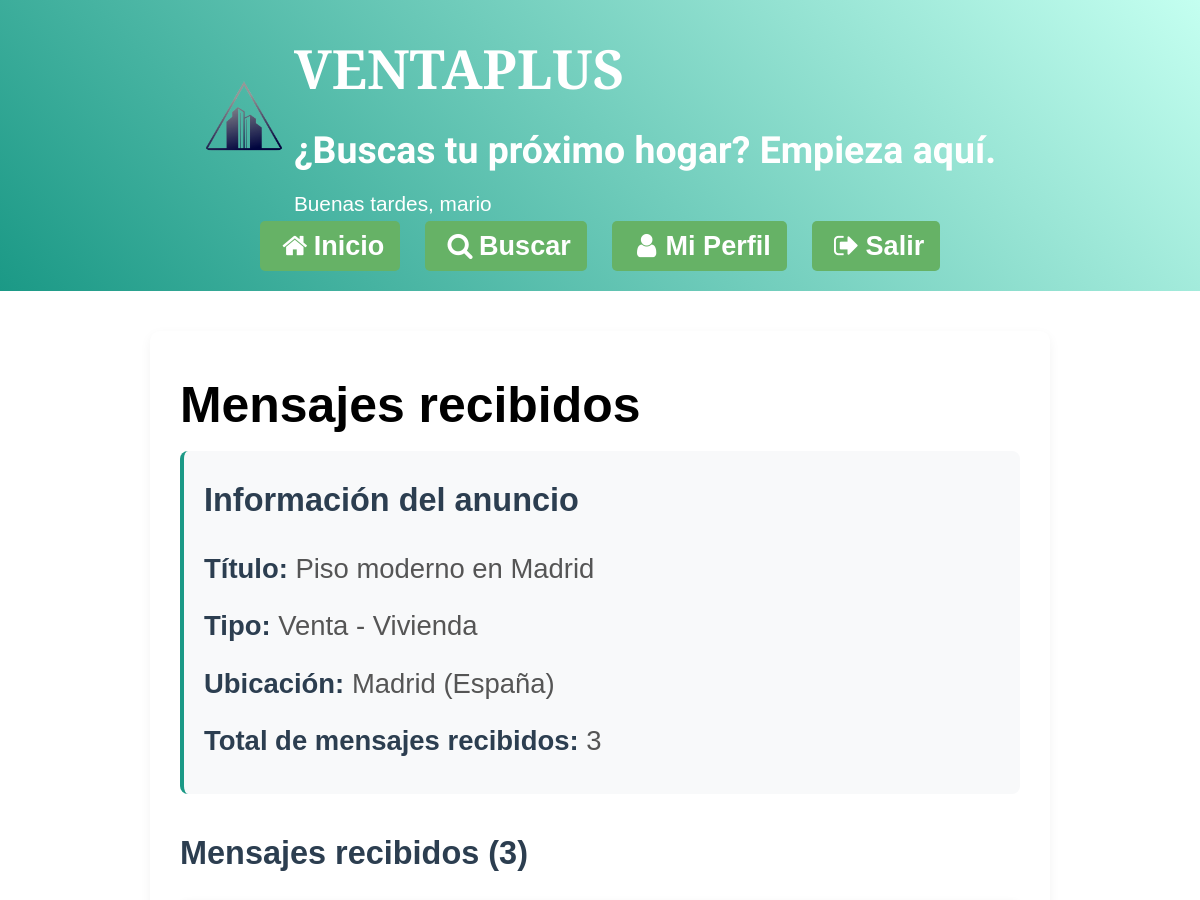
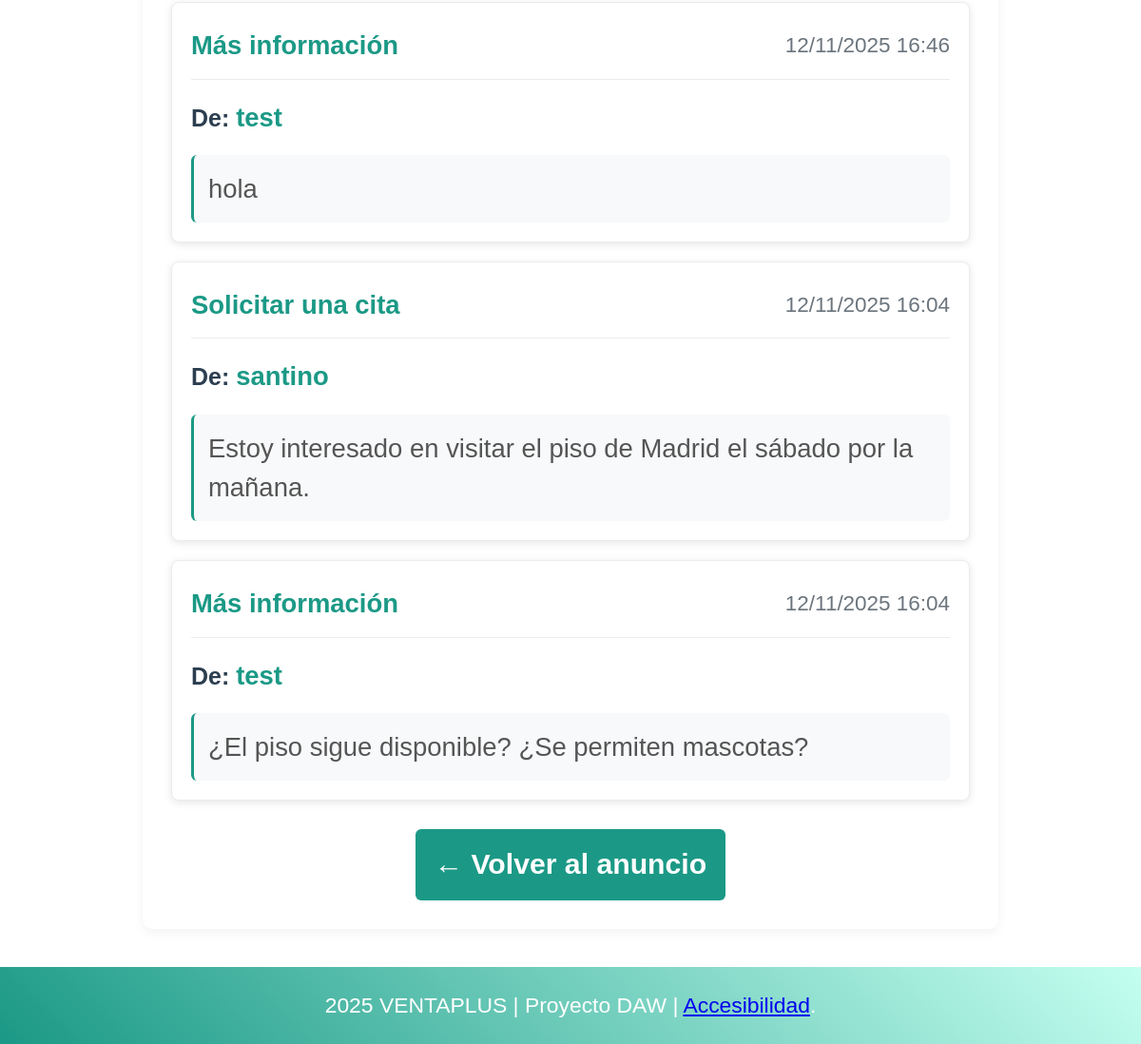
Screenshot of /mensajes_anuncio.php?id=1 (signed in) with the database file from the repository (2 pictures, top to bottom).
### tables this page shows
CREATE TABLE `anuncios` (
  `IdAnuncio` int(11) NOT NULL,
  `TAnuncio` smallint(6) DEFAULT NULL,
  `TVivienda` smallint(6) DEFAULT NULL,
  `FPrincipal` varchar(100) DEFAULT NULL,
  `Alternativo` varchar(255) NOT NULL,
  `Titulo` varchar(255) NOT NULL,
  `Precio` decimal(10,2) DEFAULT NULL,
  `Texto` text DEFAULT NULL,
  `Ciudad` varchar(100) DEFAULT NULL,
  `Pais` int(11) DEFAULT NULL,
  `Superficie` decimal(8,2) DEFAULT NULL,
  `NHabitaciones` int(11) DEFAULT NULL,
  `NBanyos` int(11) DEFAULT NULL,
  `Planta` int(11) DEFAULT NULL,
  `Anyo` int(11) DEFAULT NULL,
  `FRegistro` timestamp NOT NULL DEFAULT current_timestamp(),
  `Usuario` int(11) DEFAULT NULL
);

CREATE TABLE `tiposanuncios` (
  `IdTAnuncio` smallint(6) NOT NULL,
  `NomTAnuncio` varchar(50) NOT NULL
);

CREATE TABLE `tiposviviendas` (
  `IdTVivienda` smallint(6) NOT NULL,
  `NomTVivienda` varchar(50) NOT NULL
);

CREATE TABLE `paises` (
  `IdPais` int(11) NOT NULL,
  `NomPais` varchar(100) NOT NULL
);

CREATE TABLE `mensajes` (
  `IdMensaje` int(11) NOT NULL,
  `TMensaje` smallint(6) DEFAULT NULL,
  `Texto` text DEFAULT NULL,
  `Anuncio` int(11) DEFAULT NULL,
  `UsuOrigen` int(11) DEFAULT NULL,
  `UsuDestino` int(11) DEFAULT NULL,
  `FRegistro` timestamp NOT NULL DEFAULT current_timestamp()
);

CREATE TABLE `tiposmensajes` (
  `IdTMensaje` smallint(6) NOT NULL,
  `NomTMensaje` varchar(100) NOT NULL
);

CREATE TABLE `usuarios` (
  `IdUsuario` int(11) NOT NULL,
  `NomUsuario` varchar(15) NOT NULL,
  `Clave` varchar(255) NOT NULL,
  `Email` varchar(254) NOT NULL,
  `Sexo` smallint(6) DEFAULT NULL,
  `FNacimiento` date DEFAULT NULL,
  `Ciudad` varchar(100) DEFAULT NULL,
  `Pais` int(11) DEFAULT NULL,
  `Foto` varchar(100) DEFAULT NULL,
  `FRegistro` timestamp NOT NULL DEFAULT current_timestamp(),
  `Estilo` int(11) DEFAULT NULL
);

### mensajes_anuncio.php (the view, shortened to what this page needs)
<?php
$id_anuncio = $_GET['id'] ?? 0;
$id_anuncio = (int)$id_anuncio;
$db = conectarDB();
$anuncio = null;
$mensajes = [];
$total_mensajes = 0;
if ($db && isset($_SESSION['usuario_id'])) {
    $usuario_id = $_SESSION['usuario_id'];
    $sql_anuncio = "SELECT a.IdAnuncio, a.Titulo, a.TAnuncio, a.TVivienda, a.Ciudad,
                           p.NomPais, ta.NomTAnuncio, tv.NomTVivienda
                    FROM ANUNCIOS a
                    LEFT JOIN PAISES p ON a.Pais = p.IdPais
                    LEFT JOIN TIPOSANUNCIOS ta ON a.TAnuncio = ta.IdTAnuncio
                    LEFT JOIN TIPOSVIVIENDAS tv ON a.TVivienda = tv.IdTVivienda
                    WHERE a.IdAnuncio = ? AND a.Usuario = ?";
    $stmt_anuncio = $db->prepare($sql_anuncio);
    $stmt_anuncio->bind_param("ii", $id_anuncio, $usuario_id);
    $stmt_anuncio->execute();
    $resultado_anuncio = $stmt_anuncio->get_result();
    if ($resultado_anuncio && $resultado_anuncio->num_rows > 0) {
        $anuncio = $resultado_anuncio->fetch_assoc();
    }
    if ($anuncio) {
        $sql_mensajes = "SELECT m.*, u.NomUsuario as Remitente, tm.NomTMensaje as TipoMensaje
                         FROM MENSAJES m
                         LEFT JOIN USUARIOS u ON m.UsuOrigen = u.IdUsuario
                         LEFT JOIN TIPOSMENSAJES tm ON m.TMensaje = tm.IdTMensaje
                         WHERE m.Anuncio = ?
                         ORDER BY m.FRegistro DESC";
        $stmt_mensajes = $db->prepare($sql_mensajes);
        $stmt_mensajes->bind_param("i", $id_anuncio);
        $stmt_mensajes->execute();
        $resultado_mensajes = $stmt_mensajes->get_result();
        if ($resultado_mensajes) {
            $mensajes = $resultado_mensajes->fetch_all(MYSQLI_ASSOC);
            $total_mensajes = count($mensajes);
        }
    }
}
?>
<!DOCTYPE html>
<html lang="es">
<head>
    <?php require('estilos.php'); ?>
    <link rel="stylesheet" href="css/mensajes_anuncio.css">
    <link rel="stylesheet" type="text/css" href="css/print.css" media="print">
</head>
<body>
    <?php require('cabecera.php'); ?>
    <main>
        <h2>Mensajes recibidos</h2>
        <section class="info-anuncio">
            <h3>Información del anuncio</h3>
            <p><strong>Título:</strong> <?php echo $anuncio['Titulo']; ?></p>
            <p><strong>Tipo:</strong> <?php echo $anuncio['NomTAnuncio']; ?> - <?php echo $anuncio['NomTVivienda']; ?></p>
            <p><strong>Ubicación:</strong> <?php echo $anuncio['Ciudad']; ?> (<?php echo $anuncio['NomPais']; ?>)</p>
            <p><strong>Total de mensajes recibidos:</strong> <?php echo $total_mensajes; ?></p>
        </section>
        <section class="lista-mensajes">
            <h3>Mensajes recibidos (<?php echo $total_mensajes; ?>)</h3>
            <?php if ($total_mensajes > 0): ?>
                <div class="mensajes-container">
                    <?php foreach ($mensajes as $mensaje): ?>
                        <article class="mensaje-item">
                            <div class="mensaje-header">
                                <h4><?php echo $mensaje['TipoMensaje']; ?></h4>
                                <span class="fecha"><?php echo date("d/m/Y H:i", strtotime($mensaje['FRegistro'])); ?></span>
                            </div>
                            <div class="mensaje-remitente">
                                <strong>De:</strong>
                                <?php if (!empty($mensaje['Remitente'])): ?>
                                    <a href="perfil_usuario.php?id=<?php echo $mensaje['UsuOrigen']; ?>">
                                        <?php echo $mensaje['Remitente']; ?>
                                    </a>
                                <?php else: ?>
                                    Usuario no registrado
                                <?php endif; ?>
                            </div>
                            <div class="mensaje-texto">
                                <p><?php echo nl2br($mensaje['Texto']); ?></p>
                            </div>
                        </article>
                    <?php endforeach; ?>
                </div>
            <?php else: ?>
                <p class="sin-mensajes">Este anuncio no ha recibido mensajes todavía.</p>
            <?php endif; ?>
        </section>
        <p style="text-align: center; margin-top: 30px;">
            <a href="ver_anuncio.php?id=<?php echo $anuncio['IdAnuncio']; ?>" class="volver">
                ← Volver al anuncio
            </a>
        </p>
    </main>
    <?php require('pie.php'); ?>
</body>
</html>

### css/letra_grande.css (style rules this page uses)
* { margin: 0; padding: 0; box-sizing: border-box; font-family: Arial, sans-serif; }
body { font-size: 1.3em; line-height: 1.8; }

### css/mensajes_anuncio.css (style rules this page uses)
main { max-width: 900px; margin: 40px auto; padding: 30px; background-color: #fff; border-radius: 10px; box-shadow: 0 4px 12px rgba(0, 0, 0, 0.05); }
.info-anuncio { background: #f8f9fa; padding: 20px; border-radius: 8px; margin-bottom: 30px; border-left: 4px solid #1b9986; }
.info-anuncio h3 { color: #2c3e50; margin-bottom: 15px; font-size: 1.3em; }
.info-anuncio p { margin: 8px 0; color: #555; }
.info-anuncio strong { color: #2c3e50; }
.lista-mensajes h3 { color: #2c3e50; margin-bottom: 20px; font-size: 1.3em; }
.mensajes-container { display: flex; flex-direction: column; gap: 20px; }
.mensaje-item { background: #fff; border: 1px solid #e9ecef; border-radius: 8px; padding: 20px; box-shadow: 0 2px 8px rgba(0, 0, 0, 0.1); transition: transform 0.3s ease, box-shadow 0.3s ease; }
.mensaje-header { display: flex; justify-content: space-between; align-items: center; margin-bottom: 15px; padding-bottom: 10px; border-bottom: 1px solid #e9ecef; }
.mensaje-header h4 { color: #1b9986; margin: 0; font-size: 1.1em; }
.fecha { color: #6c757d; font-size: 0.9em; }
.mensaje-remitente { margin-bottom: 15px; color: #555; }
.mensaje-remitente strong { color: #2c3e50; }
.mensaje-remitente a { color: #1b9986; text-decoration: none; font-weight: bold; }
.mensaje-texto { background: #f8f9fa; padding: 15px; border-radius: 6px; border-left: 3px solid #1b9986; }
.mensaje-texto p { margin: 0; color: #555; line-height: 1.5; }
.volver { display: inline-block; padding: 10px 20px; background-color: #1b9986; color: white; border-radius: 6px; text-decoration: none; font-weight: bold; transition: background-color 0.3s ease; }

### rows the page displays
anuncios: Titulo "Piso moderno en Madrid", TAnuncio.NomTAnuncio "Venta", TVivienda.NomTVivienda "Vivienda", Ciudad "Madrid", Pais.NomPais "España"
mensajes: TMensaje.NomTMensaje "Más información", FRegistro "12/11/2025 16:46", UsuOrigen.NomUsuario "test", Texto "hola"
mensajes: TMensaje.NomTMensaje "Solicitar una cita", FRegistro "12/11/2025 16:04", UsuOrigen.NomUsuario "santino", Texto "Estoy interesado en visitar el piso de Madrid el sábado por la mañana."
mensajes: TMensaje.NomTMensaje "Más información", FRegistro "12/11/2025 16:04", UsuOrigen.NomUsuario "test", Texto "¿El piso sigue disponible? ¿Se permiten mascotas?"

### other values shown
$saludo "Buenas tardes, mario"
$total_mensajes "3"
